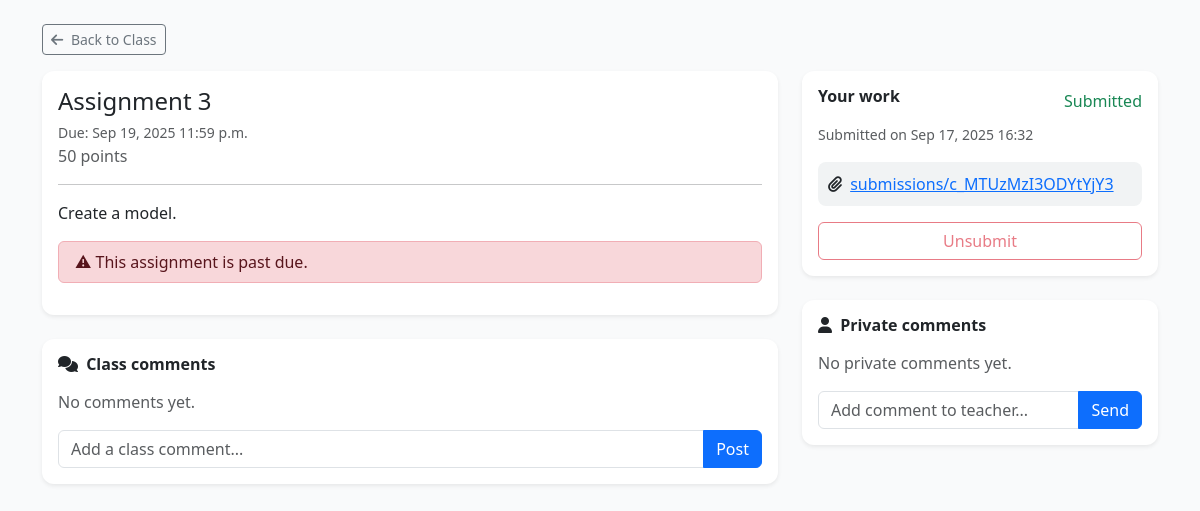
Page /students/assignment/9/ (signed in) on the committed database.
### teachers/models.py (models this page shows, shortened)
class Assignment(models.Model):
    class_obj = models.ForeignKey(Class, on_delete=models.CASCADE, related_name="assignments")
    title = models.CharField(max_length=200)
    instructions = models.TextField(blank=True)
    points = models.IntegerField(default=100)
    due_date = models.DateTimeField(null=True, blank=True)
    due_time = models.TimeField(null=True, blank=True)
    created_at = models.DateTimeField(auto_now_add=True)
    assigned_to = models.ManyToManyField(settings.AUTH_USER_MODEL, related_name="student_assignments", blank=True)

class Submission(models.Model):
    assignment = models.ForeignKey(Assignment, on_delete=models.CASCADE, related_name="submissions")
    student = models.ForeignKey(settings.AUTH_USER_MODEL, on_delete=models.CASCADE)
    file = models.FileField(upload_to="submissions/")
    submitted_at = models.DateTimeField(auto_now_add=True)
    is_submitted = models.BooleanField(default=False)  # ✅ add this field
    grade = models.DecimalField(max_digits=6, decimal_places=2, blank=True, null=True)  # 0 - 100 etc
    is_published = models.BooleanField(default=False)  # if True students can see grade
    is_returned = models.BooleanField(default=False)   # optional: returned/feedback flag
    status = models.CharField(
        max_length=20,
        choices=[("assigned", "Assigned"), ("turned_in", "Turned In"), ("missing", "Missing")],
        default="assigned"
    )
    def status(self):
        """Convenience method for status chips"""
        if self.grade is not None:
            return "graded"
        if self.file:
            return "turned_in"
        return "missing"

### students/views.py (the view, shortened to what this page needs)
# urls.py: path("assignment/<int:id>/", views.assignment_detail, name="assignment_detail"),
@login_required
def assignment_detail(request, id):
    assignment = get_object_or_404(Assignment, id=id)
    submission = Submission.objects.filter(
        assignment=assignment, student=request.user
    ).first()
    now = timezone.now()
    is_past_due = assignment.due_date and now > assignment.due_date
    return render(request, "students/assignment_detail.html", {
        "assignment": assignment,
        "submission": submission,
        "is_past_due": is_past_due
    })

### students/templates/students/assignment_detail.html (shortened to what this page needs)
{% load static %}
<!DOCTYPE html>
<html lang="en">
<head>
  <link href="https://cdn.jsdelivr.net/npm/bootstrap@5.3.2/dist/css/bootstrap.min.css" rel="stylesheet">
  <link href="https://cdnjs.cloudflare.com/ajax/libs/font-awesome/6.4.0/css/all.min.css" rel="stylesheet">
</head>
<body>
<div class="container mt-4">
  <a class="btn btn-outline-secondary btn-sm mb-3"
     href="{% url 'students:class_detail' assignment.class_obj.id %}">
    <i class="fa-solid fa-arrow-left me-1"></i> Back to Class
  </a>
  <div class="row">
    <div class="col-md-8">
      <div class="card assignment-card shadow-sm mb-4">
        <div class="card-body">
          <h4 class="mb-1">{{ assignment.title }}</h4>
          <small class="text-muted">
            Due: {{ assignment.due_date|date:"M d, Y" }} {{ assignment.due_time }}
          </small>
          <br>
          <span class="text-muted">{{ assignment.points }} points</span>
          <hr>
          <p>{{ assignment.instructions }}</p>
          {% if is_past_due %}
            <div class="alert alert-danger py-2">
              ⚠ This assignment is past due.
            </div>
          {% endif %}
        </div>
      </div>
      <div class="card shadow-sm assignment-card">
        <div class="card-body">
          <h6 class="fw-bold mb-3">
            <i class="fa-solid fa-comments me-1"></i> Class comments
          </h6>
          {% for comment in class_comments %}
            <div class="comment-box mb-2">
              <strong>{{ comment.user.username }}</strong><br>
              {{ comment.text }}
            </div>
          {% empty %}
            <p class="text-muted">No comments yet.</p>
          {% endfor %}
          <form method="POST" action="{}">
            <div class="input-group mt-2">
              <input type="text" name="comment" class="form-control" placeholder="Add a class comment...">
              <button class="btn btn-primary" type="submit">Post</button>
            </div>
          </form>
        </div>
      </div>
    </div>
    <div class="col-md-4">
      <div class="card shadow-sm work-card mb-4">
        <div class="card-body">
          <div class="d-flex justify-content-between align-items-center mb-2">
            <h6 class="fw-bold">Your work</h6>
            {% if submission and submission.is_submitted %}
              <span class="text-success">Submitted</span>
            {% endif %}
          </div>
          {% if submission and submission.is_submitted %}
            <div class="mb-3">
              <small class="text-muted">
                Submitted on {{ submission.submitted_at|date:"M d, Y H:i" }}
              </small>
            </div>
            {% if submission.file %}
              <div class="comment-box mb-3">
                <i class="fa-solid fa-paperclip me-1"></i>
                <a href="{{ submission.file.url }}" target="_blank">
                  {{ submission.file.name|slice:":30" }}
                </a>
              </div>
            {% endif %}
            <form method="post">
              <button type="submit" name="unsubmit" class="btn btn-outline-danger w-100"
                      {% if is_past_due %}disabled{% endif %}>
                Unsubmit
              </button>
            </form>
          {% endif %}
        </div>
      </div>
      <div class="card shadow-sm work-card">
        <div class="card-body">
          <h6 class="fw-bold mb-3">
            <i class="fa-solid fa-user me-1"></i> Private comments
          </h6>
          {% for comment in private_comments %}
            <div class="comment-box mb-2">
              <strong>{{ comment.user.username }}</strong><br>
              {{ comment.text }}
            </div>
          {% empty %}
            <p class="text-muted">No private comments yet.</p>
          {% endfor %}
          <form method="POST" action="{}">
            <div class="input-group mt-2">
              <input type="text" name="comment" class="form-control" placeholder="Add comment to teacher...">
              <button class="btn btn-primary" type="submit">Send</button>
            </div>
          </form>
        </div>
      </div>
    </div>
  </div>
</div>
</body>
</html>

### students/templates/students/assignment_detail.html (style rules this page uses)
body { background-color: #f9fafb; }
.assignment-card { border: none; border-radius: 12px; }
.work-card { border: none; border-radius: 12px; }
.comment-box { background: #f1f3f4; border-radius: 8px; padding: 10px; }

### rows in the picture
Assignment: title "Assignment 3", due_date "Sep 19, 2025", due_time "11:59 p.m.", points "50", instructions "Create a model."
Submission: submitted_at "Sep 17, 2025 16:32", file.name "submissions/c_MTUzMzI3ODYtYjY3"
